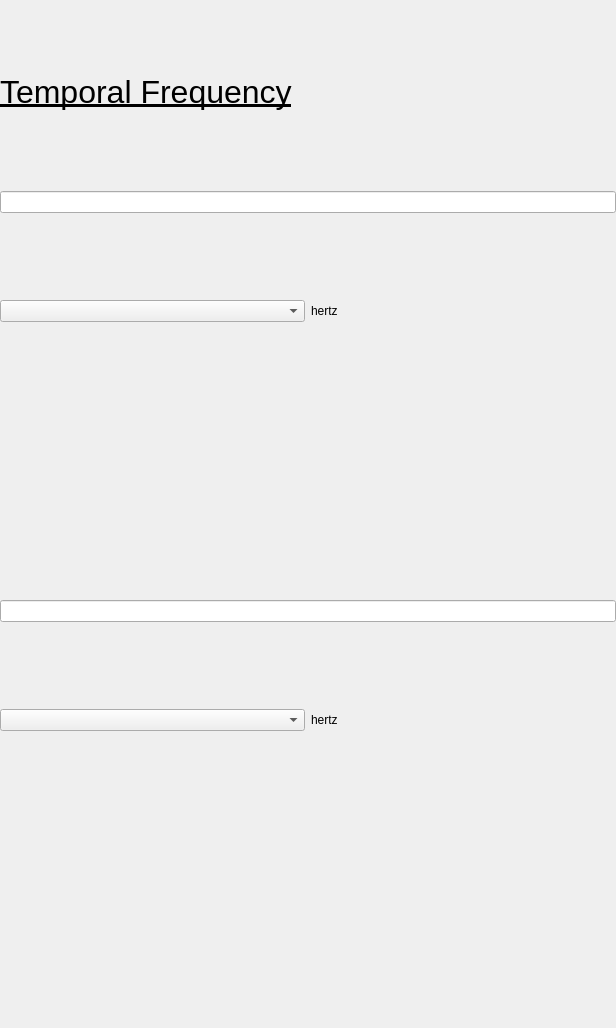
<?xml version="1.0" encoding="UTF-8"?>
<ui version="4.0">
 <class>TemporalFrequencyWidget</class>
 <widget class="QWidget" name="TemporalFrequencyWidget">
  <property name="geometry">
   <rect>
    <x>0</x>
    <y>0</y>
    <width>616</width>
    <height>1028</height>
   </rect>
  </property>
  <property name="sizePolicy">
   <sizepolicy hsizetype="Preferred" vsizetype="Expanding">
    <horstretch>0</horstretch>
    <verstretch>0</verstretch>
   </sizepolicy>
  </property>
  <property name="windowTitle">
   <string>Form</string>
  </property>
  <layout class="QVBoxLayout" name="verticalLayout">
   <property name="leftMargin">
    <number>0</number>
   </property>
   <property name="topMargin">
    <number>0</number>
   </property>
   <property name="rightMargin">
    <number>0</number>
   </property>
   <property name="bottomMargin">
    <number>0</number>
   </property>
   <item>
    <widget class="QLabel" name="title">
     <property name="text">
      <string>&lt;html&gt;&lt;head/&gt;&lt;body&gt;&lt;p&gt;&lt;span style=&quot; font-size:24pt; text-decoration: underline;&quot;&gt;Temporal Frequency&lt;/span&gt;&lt;/p&gt;&lt;/body&gt;&lt;/html&gt;</string>
     </property>
    </widget>
   </item>
   <item>
    <widget class="QLineEdit" name="iNum">
     <property name="inputMask">
      <string/>
     </property>
    </widget>
   </item>
   <item>
    <layout class="QHBoxLayout" name="horizontalLayout">
     <item>
      <widget class="QComboBox" name="iPrefix">
       <property name="currentIndex">
        <number>10</number>
       </property>
       <item>
        <property name="text">
         <string>yotta</string>
        </property>
       </item>
       <item>
        <property name="text">
         <string>zetta</string>
        </property>
       </item>
       <item>
        <property name="text">
         <string>exa</string>
        </property>
       </item>
       <item>
        <property name="text">
         <string>peta</string>
        </property>
       </item>
       <item>
        <property name="text">
         <string>tera</string>
        </property>
       </item>
       <item>
        <property name="text">
         <string>giga</string>
        </property>
       </item>
       <item>
        <property name="text">
         <string>mega</string>
        </property>
       </item>
       <item>
        <property name="text">
         <string>kilo</string>
        </property>
       </item>
       <item>
        <property name="text">
         <string>hecto</string>
        </property>
       </item>
       <item>
        <property name="text">
         <string>deka</string>
        </property>
       </item>
       <item>
        <property name="text">
         <string/>
        </property>
       </item>
       <item>
        <property name="text">
         <string>deci</string>
        </property>
       </item>
       <item>
        <property name="text">
         <string>centi</string>
        </property>
       </item>
       <item>
        <property name="text">
         <string>milli</string>
        </property>
       </item>
       <item>
        <property name="text">
         <string>micro</string>
        </property>
       </item>
       <item>
        <property name="text">
         <string>nano</string>
        </property>
       </item>
       <item>
        <property name="text">
         <string>pico</string>
        </property>
       </item>
       <item>
        <property name="text">
         <string>femto</string>
        </property>
       </item>
       <item>
        <property name="text">
         <string>atto</string>
        </property>
       </item>
       <item>
        <property name="text">
         <string>zepto</string>
        </property>
       </item>
       <item>
        <property name="text">
         <string>yocto</string>
        </property>
       </item>
      </widget>
     </item>
     <item>
      <widget class="QLabel" name="iLabel">
       <property name="text">
        <string>hertz</string>
       </property>
      </widget>
     </item>
    </layout>
   </item>
   <item>
    <widget class="QLabel" name="downIcon">
     <property name="text">
      <string/>
     </property>
     <property name="pixmap">
      <pixmap>:/icons/down.png</pixmap>
     </property>
     <property name="scaledContents">
      <bool>true</bool>
     </property>
    </widget>
   </item>
   <item>
    <widget class="QLineEdit" name="oNum">
     <property name="text">
      <string/>
     </property>
     <property name="readOnly">
      <bool>true</bool>
     </property>
    </widget>
   </item>
   <item>
    <layout class="QHBoxLayout" name="horizontalLayout_2">
     <item>
      <widget class="QComboBox" name="oPrefix">
       <property name="currentIndex">
        <number>10</number>
       </property>
       <item>
        <property name="text">
         <string>yotta</string>
        </property>
       </item>
       <item>
        <property name="text">
         <string>zetta</string>
        </property>
       </item>
       <item>
        <property name="text">
         <string>exa</string>
        </property>
       </item>
       <item>
        <property name="text">
         <string>peta</string>
        </property>
       </item>
       <item>
        <property name="text">
         <string>tera</string>
        </property>
       </item>
       <item>
        <property name="text">
         <string>giga</string>
        </property>
       </item>
       <item>
        <property name="text">
         <string>mega</string>
        </property>
       </item>
       <item>
        <property name="text">
         <string>kilo</string>
        </property>
       </item>
       <item>
        <property name="text">
         <string>hecto</string>
        </property>
       </item>
       <item>
        <property name="text">
         <string>deka</string>
        </property>
       </item>
       <item>
        <property name="text">
         <string/>
        </property>
       </item>
       <item>
        <property name="text">
         <string>deci</string>
        </property>
       </item>
       <item>
        <property name="text">
         <string>centi</string>
        </property>
       </item>
       <item>
        <property name="text">
         <string>milli</string>
        </property>
       </item>
       <item>
        <property name="text">
         <string>micro</string>
        </property>
       </item>
       <item>
        <property name="text">
         <string>nano</string>
        </property>
       </item>
       <item>
        <property name="text">
         <string>pico</string>
        </property>
       </item>
       <item>
        <property name="text">
         <string>femto</string>
        </property>
       </item>
       <item>
        <property name="text">
         <string>atto</string>
        </property>
       </item>
       <item>
        <property name="text">
         <string>zepto</string>
        </property>
       </item>
       <item>
        <property name="text">
         <string>yocto</string>
        </property>
       </item>
      </widget>
     </item>
     <item>
      <widget class="QLabel" name="oLabel">
       <property name="text">
        <string>hertz</string>
       </property>
      </widget>
     </item>
    </layout>
   </item>
   <item>
    <spacer name="keyboardSpacer">
     <property name="orientation">
      <enum>Qt::Vertical</enum>
     </property>
     <property name="sizeType">
      <enum>QSizePolicy::Minimum</enum>
     </property>
     <property name="sizeHint" stdset="0">
      <size>
       <width>20</width>
       <height>216</height>
      </size>
     </property>
    </spacer>
   </item>
  </layout>
 </widget>
 <resources/>
 <connections/>
</ui>
